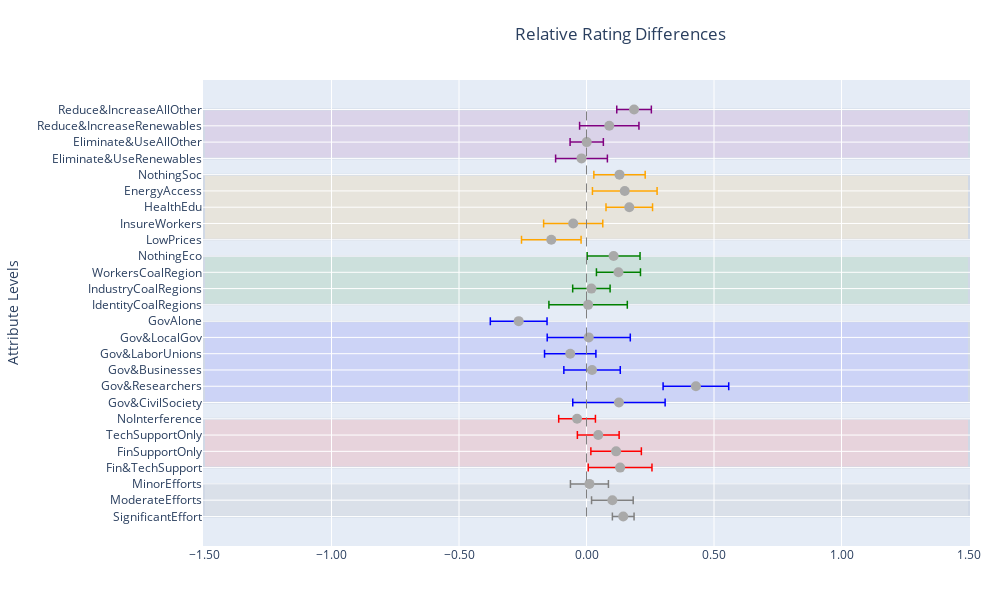

The notebook cell this image was saved under:
### Code cell
import plotly.graph_objects as go

list1 = read_yaml(r"C:\Users\sjurl\OneDrive\Desktop\MasterThesis\Analysis\conjoint\developer\final\plot_specs.yaml")


# Assuming 'model' is the variable that holds your regression results
# Extract the coefficients and standard errors for each attribute level
att_1_levels = list1['order']['att_1']
att_2_levels = list1['order']['att_2']
att_3_levels = list1['order']['att_3']
att_4_levels = list1['order']['att_4']
att_5_levels = list1['order']['att_5']
att_6_levels = list1['order']['att_6']



#Remember to add att_6
att_levels = [att_6_levels, att_5_levels, att_4_levels, att_3_levels, att_2_levels, att_1_levels]

att_colors = ['gray', 'red', 'blue', 'green', 'orange', 'purple']  # Colors for each attribute group

fig = go.Figure()

total_levels = sum(len(levels) for levels in att_levels)

# Loop through each attribute group and add the data to the plot
for i, levels in enumerate(att_levels):
    att_coefficients = [model.params[f'att_{6-i}_{level}'] for level in levels]
    att_standard_errors = [model.bse[f'att_{6-i}_{level}'] for level in levels]

    fig.add_trace(go.Scatter(
        x=att_coefficients,
        y=levels,
        mode='markers',
        error_x=dict(type='data', array=att_standard_errors, color=att_colors[i], thickness=1.5),
        marker=dict(color='darkgray', size=10),
        orientation='h',
        showlegend = False,
    ))

    fig.add_shape(
        type="rect",
        x0=-1.5,  # Set a fixed value for x0, which is left side of the plot
        x1=1.5,  # Set the width of the shape to 1000 (right side of the plot)
        y0=total_levels - sum(len(l) for l in att_levels[i:]),  # Set y0 to the starting level index
        y1=total_levels - sum(len(l) for l in att_levels[i:]) + len(levels) - 1,  # Set y1 to the ending level index
        fillcolor=att_colors[i],
        opacity=0.1,  # Set the opacity for a light transparent effect
        layer="below",  # Place the rectangle below the scatter plot markers
    )

# Add a vertical line at x=0 for reference
fig.add_shape(type="line", x0=0, x1=0, y0=att_6_levels[0], y1=att_1_levels[-1], line=dict(color="gray", width=1, dash='dash'))

# Update the layout of the error bar plot
fig.update_layout(
    title='Relative Rating Differences',
    xaxis_title='',
    yaxis_title='Attribute Levels',
    yaxis=dict(categoryorder='array', categoryarray=att_6_levels),  # Set the categoryorder for y-axis based on att_1_levels
    xaxis=dict(tickformat='.2f', zeroline=False),  # Remove x-axis zeroline
    showlegend=True,  # Show legend with attribute names
    margin=dict(l=80, r=30, b=40, t=80),
    height=600,  # Set the height of the plot to 600 pixels
    width=1000,
    title_x=0.62,
)

# Show the interactive error bar plot
fig.show()

### Figure 1 — Plotly figure (JSON) as saved in the notebook; plotly's stock layout.template omitted (floating-point values rounded to 4 significant figures)
{"data": [{"error_x": {"array": [0.0425, 0.08169, 0.07448], "color": "gray", "thickness": 1.5, "type": "data"}, "marker": {"color": "darkgray", "size": 10}, "mode": "markers", "orientation": "h", "showlegend": false, "type": "scatter", "x": [0.144, 0.1015, 0.0115], "y": ["SignificantEffort", "ModerateEfforts", "MinorEfforts"]}, {"error_x": {"array": [0.1249, 0.09903, 0.08188, 0.07203], "color": "red", "thickness": 1.5, "type": "data"}, "marker": {"color": "darkgray", "size": 10}, "mode": "markers", "orientation": "h", "showlegend": false, "type": "scatter", "x": [0.1318, 0.1161, 0.04608, -0.03699], "y": ["Fin&TechSupport", "FinSupportOnly", "TechSupportOnly", "NoInterference"]}, {"error_x": {"array": [0.1811, 0.1287, 0.1107, 0.1007, 0.1629, 0.1112], "color": "blue", "thickness": 1.5, "type": "data"}, "marker": {"color": "darkgray", "size": 10}, "mode": "markers", "orientation": "h", "showlegend": false, "type": "scatter", "x": [0.1272, 0.4291, 0.0218, -0.06385, 0.0088, -0.266], "y": ["Gov&CivilSociety", "Gov&Researchers", "Gov&Businesses", "Gov&LaborUnions", "Gov&LocalGov", "GovAlone"]}, {"error_x": {"array": [0.1538, 0.07334, 0.08632, 0.1037], "color": "green", "thickness": 1.5, "type": "data"}, "marker": {"color": "darkgray", "size": 10}, "mode": "markers", "orientation": "h", "showlegend": false, "type": "scatter", "x": [0.006297, 0.01916, 0.1253, 0.1063], "y": ["IdentityCoalRegions", "IndustryCoalRegions", "WorkersCoalRegion", "NothingEco"]}, {"error_x": {"array": [0.1168, 0.116, 0.09128, 0.1268, 0.1007], "color": "orange", "thickness": 1.5, "type": "data"}, "marker": {"color": "darkgray", "size": 10}, "mode": "markers", "orientation": "h", "showlegend": false, "type": "scatter", "x": [-0.1381, -0.05216, 0.1678, 0.1501, 0.1295], "y": ["LowPrices", "InsureWorkers", "HealthEdu", "EnergyAccess", "NothingSoc"]}, {"error_x": {"array": [0.1015, 0.06524, 0.1164, 0.06782], "color": "purple", "thickness": 1.5, "type": "data"}, "marker": {"color": "darkgray", "size": 10}, "mode": "markers", "orientation": "h", "showlegend": false, "type": "scatter", "x": [-0.01961, 0.0008822, 0.08927, 0.1865], "y": ["Eliminate&UseRenewables", "Eliminate&UseAllOther", "Reduce&IncreaseRenewables", "Reduce&IncreaseAllOther"]}], "layout": {"height": 600, "margin": {"b": 40, "l": 80, "r": 30, "t": 80}, "shapes": [{"fillcolor": "gray", "layer": "below", "opacity": 0.1, "type": "rect", "x0": -1.5, "x1": 1.5, "y0": 0, "y1": 2}, {"fillcolor": "red", "layer": "below", "opacity": 0.1, "type": "rect", "x0": -1.5, "x1": 1.5, "y0": 3, "y1": 6}, {"fillcolor": "blue", "layer": "below", "opacity": 0.1, "type": "rect", "x0": -1.5, "x1": 1.5, "y0": 7, "y1": 12}, {"fillcolor": "green", "layer": "below", "opacity": 0.1, "type": "rect", "x0": -1.5, "x1": 1.5, "y0": 13, "y1": 16}, {"fillcolor": "orange", "layer": "below", "opacity": 0.1, "type": "rect", "x0": -1.5, "x1": 1.5, "y0": 17, "y1": 21}, {"fillcolor": "purple", "layer": "below", "opacity": 0.1, "type": "rect", "x0": -1.5, "x1": 1.5, "y0": 22, "y1": 25}, {"line": {"color": "gray", "dash": "dash", "width": 1}, "type": "line", "x0": 0, "x1": 0, "y0": "SignificantEffort", "y1": "Reduce&IncreaseAllOther"}], "showlegend": true, "title": {"text": "Relative Rating Differences", "x": 0.62}, "width": 1000, "xaxis": {"tickformat": ".2f", "title": {"text": ""}, "zeroline": false}, "yaxis": {"categoryarray": ["SignificantEffort", "ModerateEfforts", "MinorEfforts"], "categoryorder": "array", "title": {"text": "Attribute Levels"}}}}
